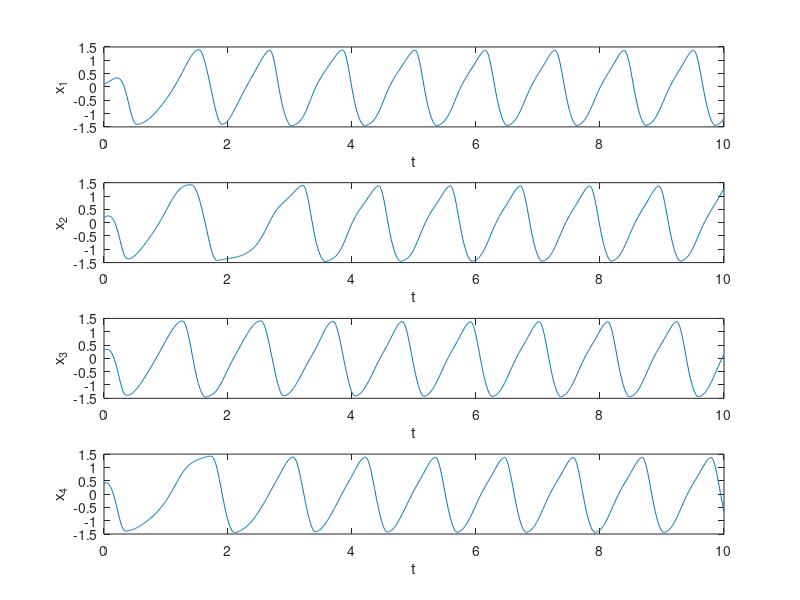
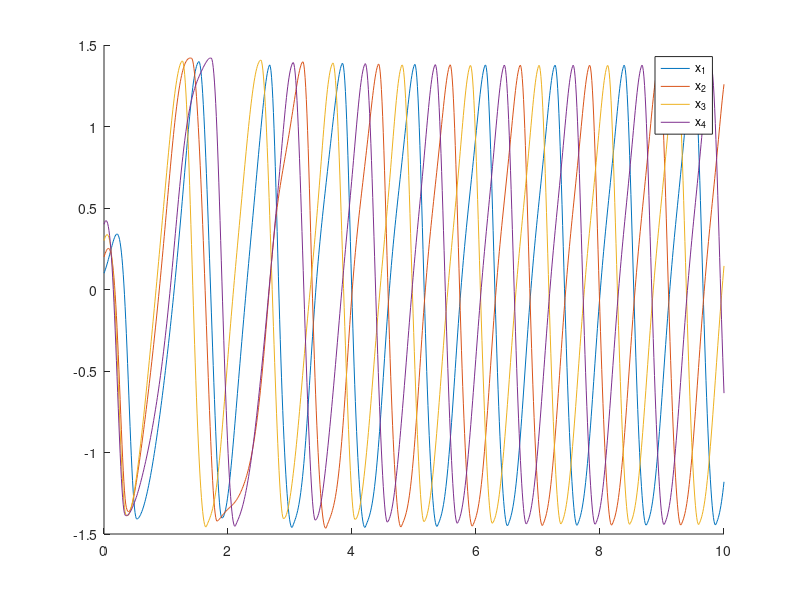

MATLAB code for these plots, in order:
%% 4 Oscillators(Hopf)


dt = 0.01;
Sim_time = 10;


%Oscillator parameters
alpha = 5;
beta = 3;
u = 2;
b = 100;
k = [0 -1 1 -1;
    -1  0 -1 1;
    -1 1  0 -1;
     1 -1 -1 0;];

w_stance = 8;
w_swing = 3;

x = zeros(4,Sim_time/dt);
y = zeros(4,Sim_time/dt);

%initial values
x(1,1) = 0.1;
x(2,1) = 0.2;
x(3,1) = 0.3;
x(4,1) = 0.4;

y(1,1) = 0;
y(2,1) = 0.1;
y(3,1) = 0.2;
y(4,1) = 0.3;

%Simulating models
for i = 2:Sim_time/dt
    for j = 1:4
        w = w_stance/(exp(-b*y(j,i-1))+1) + w_swing/(exp(b*y(j,i-1))+1);
        r = sqrt(x(j,i-1).^2 + y(j,i-1).^2);
        x(j,i) = x(j,i-1) + dt.*(alpha.*(u - r.^2).*x(j,i-1) - w.*y(j,i-1));
    
        
        y(j,i) = y(j,i-1) + dt.*(beta.*(u - r^2).*y(j,i-1) + w.*x(j,i-1) + k(j,:)*y(:,i-1));
    end
end

t = linspace(0,Sim_time,Sim_time/dt);

figure()
subplot(4,1,1)
plot(t,x(1,:))
xlabel('t')
ylabel('x_1')

subplot(4,1,2)
plot(t,x(2,:))
xlabel('t')
ylabel('x_2')

subplot(4,1,3)
plot(t,x(3,:))
xlabel('t')
ylabel('x_3')

subplot(4,1,4)
plot(t,x(4,:))
xlabel('t')
ylabel('x_4')

figure()
hold on
plot(t,x(1,:))
plot(t,x(2,:))
plot(t,x(3,:))
plot(t,x(4,:))
legend('x_1', 'x_2', 'x_3', 'x_4', Location='southeast')